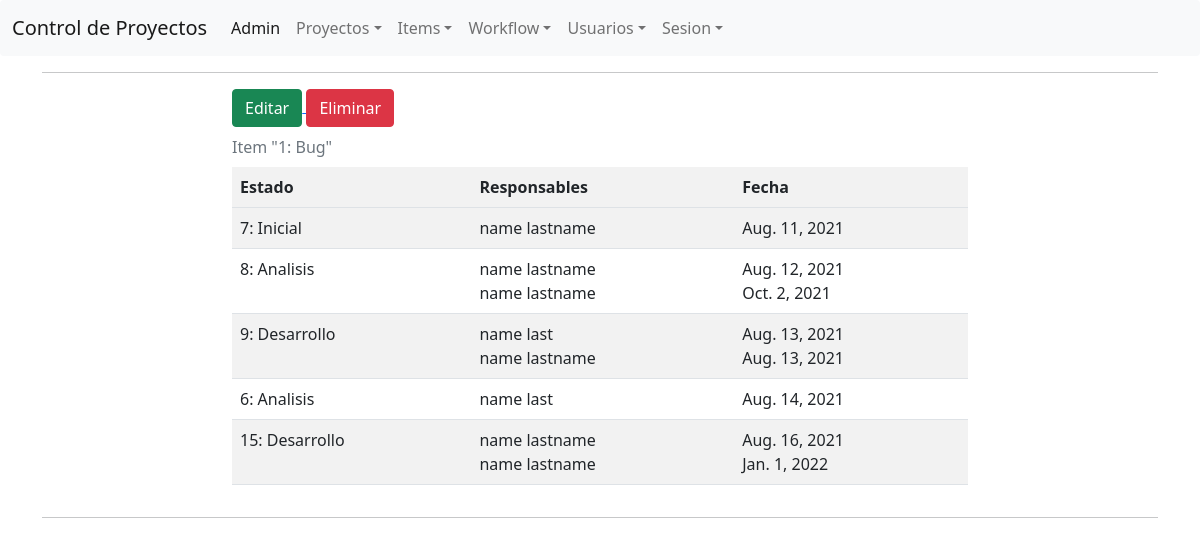
Screenshot of /item/1/ with the database file from the repository.
### ControlProyecto/models/Estado.py (models this page shows, shortened)
class Estado(models.Model):
    inicial = models.BooleanField(null=True)
    nombre = models.CharField(max_length=32)
    fecha = models.DateField(null=True)
    item = models.ForeignKey("Item", on_delete=models.CASCADE)
    responsables = models.ManyToManyField("Usuario", through="ResponsablesEstado", blank=True)
    siguiente = models.ForeignKey("self", on_delete=models.CASCADE, null=True, blank=True)
    def __str__(self):
        return str(self.pk) + ": " + self.nombre
    class Meta:
        ordering = ["fecha"]

### ControlProyecto/models/Item.py (models this page shows, shortened)
class Item(models.Model):
    proyecto = models.ForeignKey("Proyecto",  on_delete=models.CASCADE)
    tipo = models.ForeignKey("TipoItem",  on_delete=models.CASCADE)
    descripcion = models.TextField()
    def __str__(self):
        return str(self.pk) + ": " + self.tipo.nombre

### ControlProyecto/models/TipoItem.py (models this page shows, shortened)
class TipoItem(models.Model):
    nombre = models.CharField(max_length=32, unique=True)
    workflow = models.ForeignKey("Workflow", on_delete=models.CASCADE)

### ControlProyecto/models/ResponsablesEstado.py (models this page shows, shortened)
class ResponsablesEstado(models.Model):
    fecha = models.DateField()
    estado = models.ForeignKey("Estado", on_delete=models.CASCADE)
    usuario = models.ForeignKey("Usuario", on_delete=models.CASCADE)
    class Meta:
        ordering = ["fecha"]

### ControlProyecto/models/Usuario.py (models this page shows)
class Usuario(models.Model):
    user = models.OneToOneField(settings.AUTH_USER_MODEL, on_delete=models.CASCADE)
    dni = models.CharField(max_length=16, unique=True)
    proyectos = models.ManyToManyField("Proyecto", through="RolUsuario")
    def __str__(self):
        return self.user.first_name+" "+self.user.last_name

### ControlProyecto/views/ItemView.py (the view)
# urls.py: path('item/<int:pk>/', ItemView.as_view(), name="detalle-item"),
class ItemView(TemplateView):
    def get_context_data(self, **kwargs):
        context = super().get_context_data()
        context["estados"] = Estado.objects.filter(item__id=kwargs["pk"]).order_by("fecha")
        return context
    template_name = "item.html"

### ControlProyecto/templates/item.html (shortened to what this page needs)
{% extends "base.html" %}
{% block content %}
<a href="{% url "editar-item" pk=estados.first.item.id %}">
    <button type="button" class="btn btn-success">Editar</button>
</a>
<a href="{% url "borrar-item" pk=estados.first.item.id %}">
    <button type="button" class="btn btn-danger">Eliminar</button>
</a>
<table>
    <caption>
        Item "{{ estados.first.item}}"
    </caption>
    <tr>
        <th>Estado</th>
        <th>Responsables</th>
        <th>Fecha</th>
    </tr>
    <tr>
        {% for e in estados %}
        <tr>
            {% if user.is_authenticated and user.usuario.id == estados.last.responsablesestado_set.last.usuario.id %}
                <td><a href="{% url "editar-estado" pk=e.id %}">{{ e }}</a></td>
            {% else %}
                <td>{{ e }}</td>
            {% endif %}
            <td>
            {% for r in e.responsablesestado_set.all%}
                {% if user.is_authenticated and user.usuario.id == estados.last.responsablesestado_set.last.usuario.id %}
                    <a href="{% url "editar-responsable" pk=r.id %}">{{ r.usuario }}</a>
                    <br>
                {% else %}
                    {{ r.usuario }}
                    <br>
                {% endif %}
            {% endfor %}
            </td>
            <td>
            {% for r in e.responsablesestado_set.all%}
               {{ r.fecha }}
               <br>
            {% endfor %}
            </td>
        </tr>
        {% endfor %}
    </tr>
</table>
{% endblock %}

### ControlProyecto/templates/base.html (style rules this page uses)
caption { caption-side: top; }

### rows the page displays
Estado: first.item "1: Bug", id+nombre "7: Inicial"
ResponsablesEstado: usuario "name lastname", fecha "Aug. 11, 2021"
Estado: id+nombre "8: Analisis"
ResponsablesEstado: usuario "name lastname", fecha "Aug. 12, 2021"
ResponsablesEstado: usuario "name lastname", fecha "Oct. 2, 2021"
Estado: id+nombre "9: Desarrollo"
ResponsablesEstado: usuario "name last", fecha "Aug. 13, 2021"
ResponsablesEstado: usuario "name lastname", fecha "Aug. 13, 2021"
Estado: id+nombre "6: Analisis"
ResponsablesEstado: usuario "name last", fecha "Aug. 14, 2021"
Estado: id+nombre "15: Desarrollo"
ResponsablesEstado: usuario "name lastname", fecha "Aug. 16, 2021"
ResponsablesEstado: usuario "name lastname", fecha "Jan. 1, 2022"
